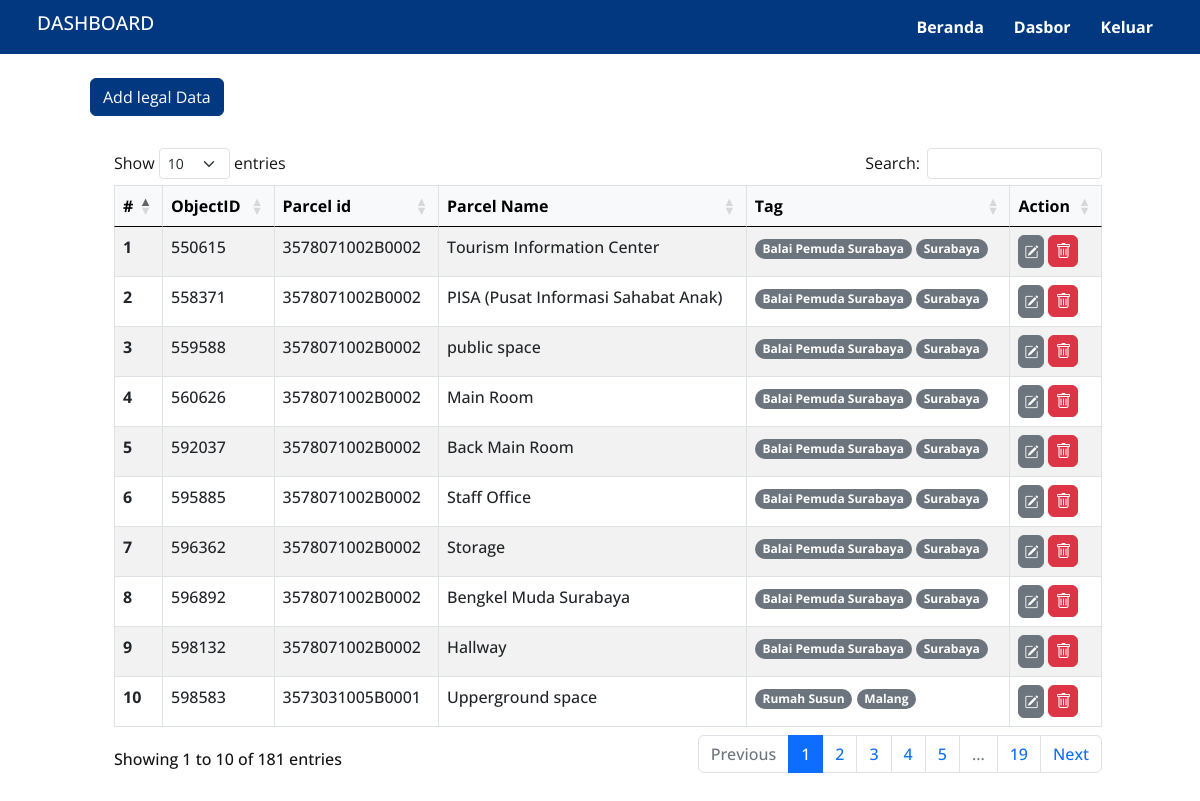
The app's page /data/legal (signed in) with its own data.
### tables this page shows
CREATE TABLE IF NOT EXISTS `legal_objects_table` (
  `id` int NOT NULL,
  `parcel_id` varchar(50) NOT NULL,
  `parcel_name` varchar(250) DEFAULT NULL,
  PRIMARY KEY (`id`)
);

### action/get-legal-object.php (called while the page is built, shortened)
<?php
include 'db_connect.php';
if ($_SERVER['REQUEST_METHOD'] === 'GET') {
    if (isset($_GET['parcel']) && !empty($_GET['parcel'])) {
        $object = $_GET['parcel'];
        $sql = "SELECT p.*,
                JSON_ARRAYAGG(
                    JSON_OBJECT(
                        'id_keyword', u.id_keyword,
                        'word_name', u.word_name,
                        'slug', u.slug,
                        'isUrl', u.isUrl
                        )
                    ) AS tag
                FROM legal_objects_table p
                LEFT JOIN linked_uri lu ON p.id = lu.object_id
                LEFT JOIN uri_table u ON lu.id_keyword = u.id_keyword
                WHERE p.id = $object
                GROUP BY p.id, p.parcel_name";
        $result = $conn->query($sql);
        if ($result->num_rows > 0) {
            $legal_objects_table = $result->fetch_assoc();
        }
    } else {
        $sql = "SELECT p.*,
                JSON_ARRAYAGG(
                    JSON_OBJECT(
                        'id_keyword', u.id_keyword,
                        'word_name', u.word_name,
                        'slug', u.slug,
                        'isUrl', u.isUrl
                        )
                    ) AS tag
                FROM legal_objects_table p
                LEFT JOIN linked_uri lu ON p.id = lu.object_id
                LEFT JOIN uri_table u ON lu.id_keyword = u.id_keyword
                GROUP BY p.id, p.parcel_name";
        $result = $conn->query($sql);
        $legal_objects_table = [];
        if ($result->num_rows > 0) {
            while ($row = $result->fetch_assoc()) {
                $legal_objects_table[] = $row;
            }
        }
    }
}

### data/legal/index.php (the view, shortened to what this page needs)
<!doctype html>
<html lang="en">
<head>
    <link href="https://cdn.jsdelivr.net/npm/bootstrap@5.0.2/dist/css/bootstrap.min.css" rel="stylesheet">
    <link rel="stylesheet" href="https://cdn.jsdelivr.net/npm/bootstrap-icons@1.11.3/font/bootstrap-icons.min.css">
    <link href="https://cdn.jsdelivr.net/npm/sweetalert2@11.10.3/dist/sweetalert2.min.css" rel="stylesheet">
    <link href="https://cdnjs.cloudflare.com/ajax/libs/twitter-bootstrap/5.3.0/css/bootstrap.min.css" rel="stylesheet">
    <link href="https://cdn.datatables.net/1.13.7/css/dataTables.bootstrap5.min.css" rel="stylesheet">
    <link rel="stylesheet" href="/assets/css/style.css" />
</head>
<?php include_once $_SERVER['DOCUMENT_ROOT'] . '/action/first-load.php'; ?>
<?php include_once '../../action/get-legal-object.php' ?>
<body>
    <?php include '../../assets/view/dashboard_header.php' ?>
    <main>
        <div class="container">
            <div class="row justify-content-center  m-2 p-3">
                <div class="row gap-2 ">
                    <div class="col-md-6">
                        <a href="/data/legal/add-legal.php" class="btn btn-primary">Add legal Data</a>
                    </div>
                    <div class="row p-3 m-2">
                        <div class="col-md-12">
                            <table id="datatable" class="table table-bordered table-striped table-hover" style="width:100%">
                                <thead class="table-light">
                                    <tr>
                                        <th scope="col">#</th>
                                        <th scope="col">ObjectID</th>
                                        <th scope="col">Parcel id</th>
                                        <th scope="col">Parcel Name</th>
                                        <th scope="col">Tag</th>
                                        <th scope="col">Action</th>
                                    </tr>
                                </thead>
                                <tbody>
                                    <?php $no = 1; ?>
                                    <?php foreach ($legal_objects_table as $row) : ?>
                                        <?php $tags = json_decode($row['tag'], true); ?>
                                        <tr>
                                            <th scope="row"><?= $no++; ?></th>
                                            <td><?= $row['id']; ?></td>
                                            <td><?= $row['parcel_id']; ?></td>
                                            <td><?= $row['parcel_name'] ?></td>
                                            <td>
                                                <?php foreach ($tags as $tag) : ?>
                                                    <span class="badge rounded-pill bg-secondary"> <?= $tag['word_name']; ?></span>
                                                <?php endforeach ?>
                                            </td>
                                            <td>
                                                <div class="d-flex flex-row gap-1">
                                                    <a href="/data/legal/edit-legal.php?parcel=<?= $row['id']; ?>" class="btn xs-btn btn-secondary bi bi-pencil-square"></a>
                                                    <form id="delete-<?= $row['id']; ?>" action="/action/delete-legal-object.php" method="post">
                                                        <button type="button" class="asbn btn btn-danger bi bi-trash delete-btn" data-id="<?= $row['id']; ?>"></button>
                                                    </form>
                                                </div>
                                            </td>
                                        </tr>
                                    <?php endforeach ?>
                                </tbody>
                            </table>
                        </div>
                    </div>
                </div>
            </div>
        </div>
    </main>
</body>
</html>

### assets/css/style.css (style rules this page uses)
* { margin: 0; padding: 0; box-sizing: border-box; text-decoration: none !important; outline: none !important; border: none; scroll-behavior: smooth; }
body { font-family: "Open Sans", "Roboto", "Segoe UI", sans-serif; font-weight: 500; color: #141414; }
.btn-primary { background-color: #013880; border-color: #013880; }
.asbn { padding: 3px 6px; font-size: 1rem; }
.xs-btn { font-size: 14px; padding: 5px; }

### records on screen
legal_objects_table: id "550615", parcel "3578071002B0002", parcel_name "Tourism Information Center", word_name "Balai Pemuda Surabaya", word_name "Surabaya"
legal_objects_table: id "558371", parcel "3578071002B0002", parcel_name "PISA (Pusat Informasi Sahabat Anak)", word_name "Balai Pemuda Surabaya", word_name "Surabaya"
legal_objects_table: id "559588", parcel "3578071002B0002", parcel_name "public space", word_name "Balai Pemuda Surabaya", word_name "Surabaya"
legal_objects_table: id "560626", parcel "3578071002B0002", parcel_name "Main Room", word_name "Balai Pemuda Surabaya", word_name "Surabaya"
legal_objects_table: id "592037", parcel "3578071002B0002", parcel_name "Back Main Room", word_name "Balai Pemuda Surabaya", word_name "Surabaya"
legal_objects_table: id "595885", parcel "3578071002B0002", parcel_name "Staff Office", word_name "Balai Pemuda Surabaya", word_name "Surabaya"
legal_objects_table: id "596362", parcel "3578071002B0002", parcel_name "Storage", word_name "Balai Pemuda Surabaya", word_name "Surabaya"
legal_objects_table: id "596892", parcel "3578071002B0002", parcel_name "Bengkel Muda Surabaya", word_name "Balai Pemuda Surabaya", word_name "Surabaya"
legal_objects_table: id "598132", parcel "3578071002B0002", parcel_name "Hallway", word_name "Balai Pemuda Surabaya", word_name "Surabaya"
legal_objects_table: id "598583", parcel "3573031005B0001", parcel_name "Upperground space", word_name "Rumah Susun", word_name "Malang"
